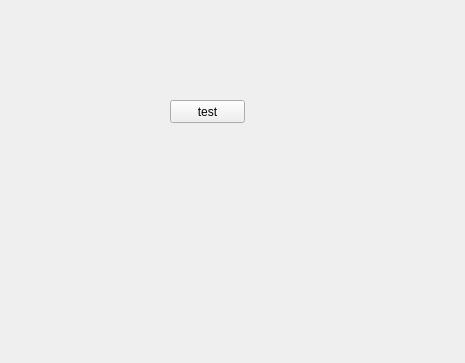
<?xml version="1.0" encoding="UTF-8"?>
<ui version="4.0">
 <class>Form</class>
 <widget class="QWidget" name="Form">
  <property name="geometry">
   <rect>
    <x>0</x>
    <y>0</y>
    <width>465</width>
    <height>363</height>
   </rect>
  </property>
  <property name="windowTitle">
   <string>Form</string>
  </property>
  <widget class="QPushButton" name="btnTest">
   <property name="geometry">
    <rect>
     <x>170</x>
     <y>100</y>
     <width>75</width>
     <height>23</height>
    </rect>
   </property>
   <property name="text">
    <string>test</string>
   </property>
  </widget>
 </widget>
 <resources/>
 <connections/>
</ui>
